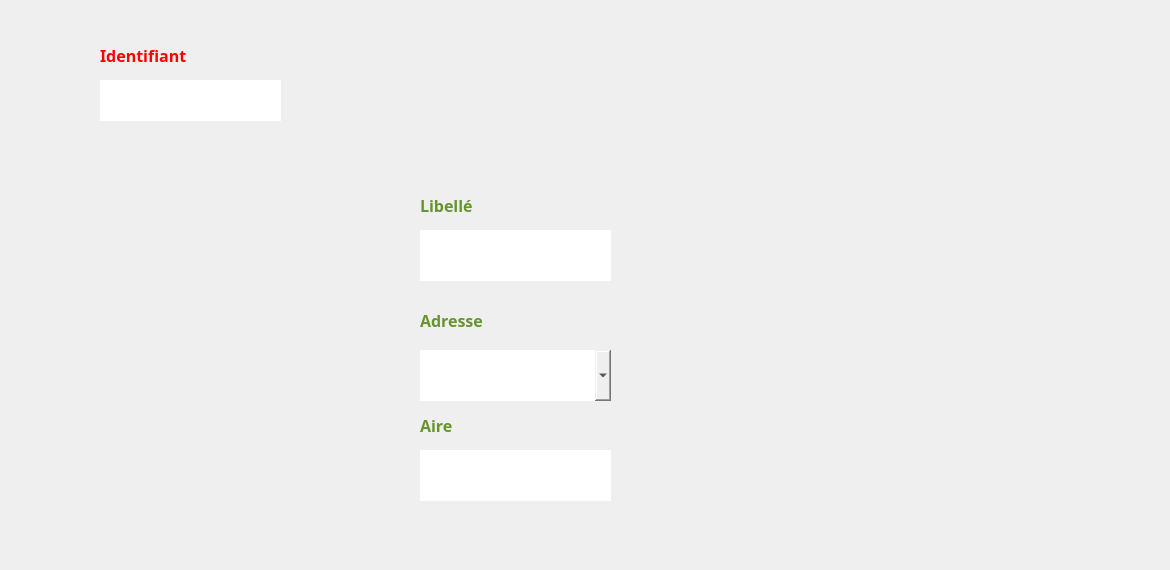
    <widget class="QWidget" name="MAJ_ZV">
     <property name="styleSheet">
      <string notr="true">#MAJ_ZV{
background-color: transparent;
border-image: url(:back2.jpg);
background: none;
border: none;
background-repeat: none;
}
</string>
     </property>
     <widget class="QLabel" name="label_33">
      <property name="geometry">
       <rect>
        <x>420</x>
        <y>410</y>
        <width>141</width>
        <height>31</height>
       </rect>
      </property>
      <property name="font">
       <font>
        <family>Segoe Print</family>
       </font>
      </property>
      <property name="text">
       <string>&lt;html&gt;&lt;head/&gt;&lt;body&gt;&lt;p&gt;&lt;span style=&quot; font-size:12pt; font-weight:600; color:#67942d;&quot;&gt;Aire&lt;/span&gt;&lt;/p&gt;&lt;/body&gt;&lt;/html&gt;</string>
      </property>
     </widget>
     <widget class="QLineEdit" name="lineEdit_ID_MAJ_ZV">
      <property name="geometry">
       <rect>
        <x>100</x>
        <y>80</y>
        <width>181</width>
        <height>41</height>
       </rect>
      </property>
      <property name="font">
       <font>
        <family>Javanese Text</family>
        <pointsize>12</pointsize>
       </font>
      </property>
      <property name="autoFillBackground">
       <bool>false</bool>
      </property>
      <property name="styleSheet">
       <string notr="true">#lineEdit_ID_MAJ_ZV {
background-color: transparent;
border-image: url(:ch_ZV.png);
background: none;
border: none;
background-repeat: none;
}
</string>
      </property>
      <property name="text">
       <string/>
      </property>
      <property name="cursorPosition">
       <number>0</number>
      </property>
      <property name="alignment">
       <set>Qt::AlignCenter</set>
      </property>
      <property name="readOnly">
       <bool>true</bool>
      </property>
     </widget>
     <widget class="QLabel" name="label_35">
      <property name="geometry">
       <rect>
        <x>420</x>
        <y>180</y>
        <width>181</width>
        <height>51</height>
       </rect>
      </property>
      <property name="font">
       <font>
        <family>Segoe Print</family>
       </font>
      </property>
      <property name="text">
       <string>&lt;html&gt;&lt;head/&gt;&lt;body&gt;&lt;p&gt;&lt;span style=&quot; font-size:12pt; font-weight:600; color:#67942d;&quot;&gt;Libellé&lt;/span&gt;&lt;/p&gt;&lt;/body&gt;&lt;/html&gt;</string>
      </property>
     </widget>
     <widget class="QLabel" name="label_36">
      <property name="geometry">
       <rect>
        <x>420</x>
        <y>300</y>
        <width>91</width>
        <height>41</height>
       </rect>
      </property>
      <property name="font">
       <font>
        <family>Segoe Print</family>
       </font>
      </property>
      <property name="text">
       <string>&lt;html&gt;&lt;head/&gt;&lt;body&gt;&lt;p&gt;&lt;span style=&quot; font-size:12pt; font-weight:600; color:#67942d;&quot;&gt;Adresse&lt;/span&gt;&lt;/p&gt;&lt;/body&gt;&lt;/html&gt;</string>
      </property>
     </widget>
     <widget class="QLineEdit" name="lineEdit_Libelle_MAJ_ZV">
      <property name="geometry">
       <rect>
        <x>420</x>
        <y>230</y>
        <width>191</width>
        <height>51</height>
       </rect>
      </property>
      <property name="font">
       <font>
        <family>Javanese Text</family>
        <pointsize>12</pointsize>
       </font>
      </property>
      <property name="styleSheet">
       <string notr="true">#lineEdit_Libelle_MAJ_ZV {
background-color: transparent;
border-image: url(:ch_ZV.png);
background: none;
border: none;
background-repeat: none;
}
</string>
      </property>
      <property name="text">
       <string/>
      </property>
      <property name="alignment">
       <set>Qt::AlignCenter</set>
      </property>
     </widget>
     <widget class="QComboBox" name="comboBox_Adresse_MAJ_ZV">
      <property name="geometry">
       <rect>
        <x>420</x>
        <y>350</y>
        <width>191</width>
        <height>51</height>
       </rect>
      </property>
      <property name="font">
       <font>
        <family>Javanese Text</family>
        <pointsize>12</pointsize>
       </font>
      </property>
      <property name="contextMenuPolicy">
       <enum>Qt::CustomContextMenu</enum>
      </property>
      <property name="styleSheet">
       <string notr="true">#comboBox_Adresse_MAJ_ZV {
background-color: transparent;
border-image: url(:ch_ZV.png);
background: none;
border: none;
background-repeat: none;
}
</string>
      </property>
      <property name="editable">
       <bool>false</bool>
      </property>
     </widget>
     <widget class="QLineEdit" name="lineEdit_Aire_MAJ_ZV">
      <property name="geometry">
       <rect>
        <x>420</x>
        <y>450</y>
        <width>191</width>
        <height>51</height>
       </rect>
      </property>
      <property name="font">
       <font>
        <family>Javanese Text</family>
        <pointsize>12</pointsize>
       </font>
      </property>
      <property name="styleSheet">
       <string notr="true">#lineEdit_Aire_MAJ_ZV {
background-color: transparent;
border-image: url(:ch_ZV.png);
background: none;
border: none;
background-repeat: none;
}
</string>
      </property>
      <property name="text">
       <string/>
      </property>
      <property name="alignment">
       <set>Qt::AlignCenter</set>
      </property>
     </widget>
     <widget class="QPushButton" name="pushButton_Annuler_ZV_MAJ">
      <property name="geometry">
       <rect>
        <x>880</x>
        <y>510</y>
        <width>171</width>
        <height>51</height>
       </rect>
      </property>
      <property name="styleSheet">
       <string notr="true">#pushButton_Annuler_ZV_MAJ {
background-color: transparent;
border-image: url(:Annuler_ZV.png);
background: none;
border: none;
background-repeat: none;
}</string>
      </property>
      <property name="text">
       <string/>
      </property>
     </widget>
     <widget class="QPushButton" name="pushButton_Close_Envir_6">
      <property name="geometry">
       <rect>
        <x>1130</x>
        <y>10</y>
        <width>31</width>
        <height>31</height>
       </rect>
      </property>
      <property name="styleSheet">
       <string notr="true">#pushButton_Close_Envir_6 {
background-color: transparent;
border-image: url(:close.png);
background: none;
border: none;
background-repeat: none;
}
</string>
      </property>
      <property name="text">
       <string/>
      </property>
     </widget>
     <widget class="QLabel" name="label_40">
      <property name="geometry">
       <rect>
        <x>100</x>
        <y>40</y>
        <width>181</width>
        <height>31</height>
       </rect>
      </property>
      <property name="font">
       <font>
        <family>Segoe Print</family>
       </font>
      </property>
      <property name="text">
       <string>&lt;html&gt;&lt;head/&gt;&lt;body&gt;&lt;p&gt;&lt;span style=&quot; font-size:12pt; font-weight:600; color:#ff0000;&quot;&gt;Identifiant&lt;/span&gt;&lt;/p&gt;&lt;/body&gt;&lt;/html&gt;</string>
      </property>
     </widget>
     <widget class="QPushButton" name="pushButton_Save_ZV_MAJ">
      <property name="geometry">
       <rect>
        <x>880</x>
        <y>450</y>
        <width>171</width>
        <height>51</height>
       </rect>
      </property>
      <property name="styleSheet">
       <string notr="true">#pushButton_Save_ZV_MAJ {
background-color: transparent;
border-image: url(:Save_ZV.png);
background: none;
border: none;
background-repeat: none;
}

</string>
      </property>
      <property name="text">
       <string/>
      </property>
     </widget>
    </widget>
